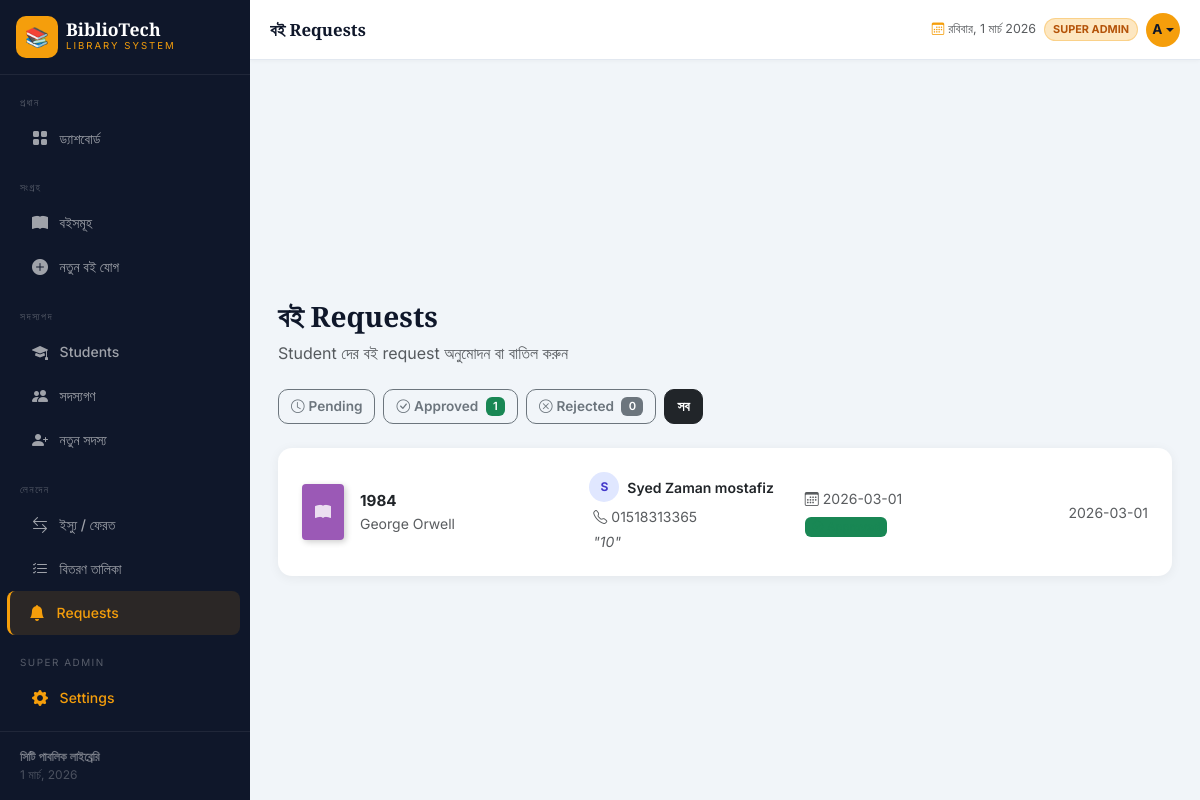
Page /requests?status=all (signed in) on the earlier database version.
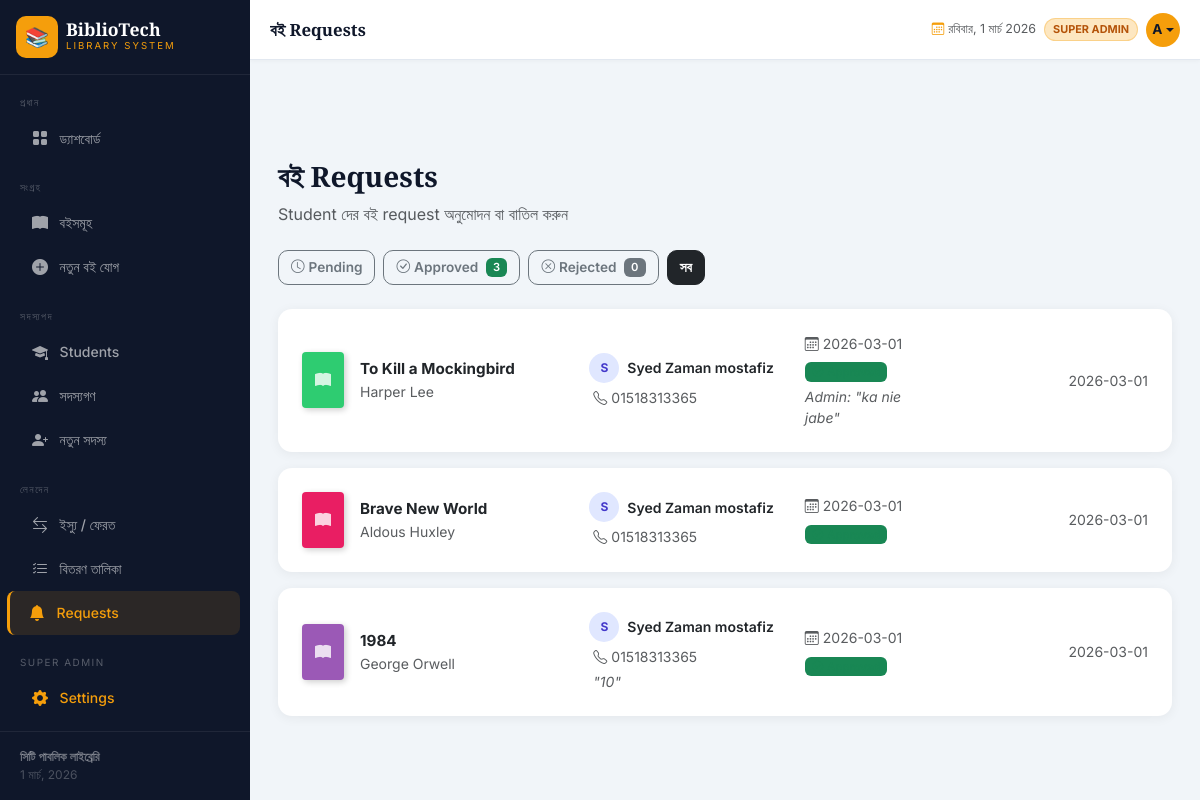
Same page on the later database version.
### tables this page shows
CREATE TABLE book_requests (
        id INTEGER PRIMARY KEY AUTOINCREMENT,
        book_id INTEGER NOT NULL, student_id INTEGER NOT NULL,
        student_note TEXT,
        request_date TEXT DEFAULT CURRENT_TIMESTAMP,
        status TEXT DEFAULT 'pending', admin_note TEXT, resolved_date TEXT,
        pdf_filename TEXT,
        FOREIGN KEY(book_id) REFERENCES books(id),
        FOREIGN KEY(student_id) REFERENCES students(id)
    );

CREATE TABLE books (
        id INTEGER PRIMARY KEY AUTOINCREMENT,
        title TEXT NOT NULL, author TEXT NOT NULL, isbn TEXT UNIQUE,
        genre TEXT, total_copies INTEGER DEFAULT 1, available_copies INTEGER DEFAULT 1,
        added_date TEXT DEFAULT CURRENT_TIMESTAMP, cover_color TEXT DEFAULT '#4A90D9'
    );

CREATE TABLE students (
        id INTEGER PRIMARY KEY AUTOINCREMENT,
        name TEXT NOT NULL,
        email TEXT UNIQUE NOT NULL,
        phone TEXT,
        password TEXT NOT NULL,
        reg_date TEXT DEFAULT CURRENT_TIMESTAMP,
        active INTEGER DEFAULT 1
    );

### app.py (the view)
@app.route('/requests')
@admin_required
def requests_list():
    status_filter = request.args.get('status', 'pending')
    conn = get_db()
    query  = '''SELECT br.*, b.title as book_title, b.cover_color, b.author,
                       s.name as student_name, s.email as student_email, s.phone as student_phone
                FROM book_requests br
                JOIN books b ON br.book_id=b.id
                JOIN students s ON br.student_id=s.id'''
    params = []
    if status_filter != 'all':
        query += ' WHERE br.status=?'
        params.append(status_filter)
    query += ' ORDER BY br.request_date DESC'
    reqs = conn.execute(query, params).fetchall()
    counts = {
        'pending':  conn.execute("SELECT COUNT(*) FROM book_requests WHERE status='pending'").fetchone()[0],
        'approved': conn.execute("SELECT COUNT(*) FROM book_requests WHERE status='approved'").fetchone()[0],
        'rejected': conn.execute("SELECT COUNT(*) FROM book_requests WHERE status='rejected'").fetchone()[0],
    }
    conn.close()
    return render_template('requests.html', requests=reqs, status_filter=status_filter, counts=counts)

### app.py (called while the page is built)
def admin_required(f):
    @wraps(f)
    def decorated(*args, **kwargs):
        if not session.get('logged_in'):
            flash('এই পেজটি দেখতে লগইন করুন।', 'info')
            return redirect(url_for('login', next=request.path))
        if not session.get('is_admin'):
            flash('এই কাজটি করার অনুমতি আপনার নেই।', 'error')
            return redirect(url_for('books'))
        return f(*args, **kwargs)
    return decorated

def get_db():
    conn = sqlite3.connect(DB_PATH)
    conn.row_factory = sqlite3.Row
    return conn

def get_settings():
    conn = get_db()
    rows = conn.execute('SELECT key, value FROM settings').fetchall()
    conn.close()
    return {row['key']: row['value'] for row in rows}

@app.context_processor
def inject_settings():
    return dict(site=get_settings())

### templates/requests.html (shortened to what the changed rows need)
{% extends 'base.html' %}
{% block content %}
<div class="d-flex justify-content-between align-items-start mb-4 page-header">
    <div>
        <h1>বই Requests</h1>
    </div>
</div>
<div class="d-flex gap-2 mb-4">
    <a href="{{ url_for('requests_list', status='approved') }}"
       class="btn {% if status_filter=='approved' %}btn-dark{% else %}btn-outline-secondary{% endif %}">
        <i class="bi bi-check-circle me-1"></i>Approved
        <span class="badge bg-success ms-1">{{ counts.approved }}</span>
    </a>
</div>
{% if requests %}
<div class="d-flex flex-column gap-3">
    {% for req in requests %}
    <div class="card content-card">
        <div class="card-body p-4">
            <div class="row align-items-center g-3">
                <div class="col-md-4">
                    <div class="d-flex align-items-center gap-3">
                        <div class="book-cover-sm flex-shrink-0" style="background:{{ req.cover_color }}; width:42px; height:56px; font-size:1rem">
                            <i class="bi bi-book-fill"></i>
                        </div>
                        <div>
                            <div class="fw-bold" style="font-size:.95rem">{{ req.book_title }}</div>
                            <div class="text-muted small">{{ req.author }}</div>
                        </div>
                    </div>
                </div>
                <div class="col-md-3">
                    <div class="d-flex align-items-center gap-2 mb-1">
                        <div class="member-av flex-shrink-0" style="background:#e0e7ff;color:#4338ca;width:30px;height:30px;font-size:.75rem">
                            {{ req.student_name[0].upper() }}
                        </div>
                        <span class="fw-semibold small">{{ req.student_name }}</span>
                    </div>
                    {% if req.student_phone %}
                    <div class="text-muted small ms-1"><i class="bi bi-telephone me-1"></i>{{ req.student_phone }}</div>
                    {% endif %}
                    {% if req.student_note %}
                    <div class="text-muted small ms-1 mt-1" style="font-style:italic">"{{ req.student_note }}"</div>
                    {% endif %}
                </div>
                <div class="col-md-2">
                    <div class="text-muted small mb-1"><i class="bi bi-calendar3 me-1"></i>{{ req.request_date[:10] }}</div>
                    {% if req.status == 'pending' %}
                    <span class="badge bg-warning bg-opacity-20 text-warning border border-warning border-opacity-25">
                        <i class="bi bi-clock me-1"></i>Pending
                    </span>
                    {% elif req.status == 'approved' %}
                    <span class="badge bg-success bg-opacity-15 text-success">
                        <i class="bi bi-check-circle me-1"></i>Approved
                    </span>
                    {% else %}
                    <span class="badge bg-danger bg-opacity-15 text-danger">
                        <i class="bi bi-x-circle me-1"></i>Rejected
                    </span>
                    {% endif %}
                    {% if req.admin_note %}
                    <div class="text-muted small mt-1" style="font-style:italic">Admin: "{{ req.admin_note }}"</div>
                    {% endif %}
                </div>
                <div class="col-md-3">
                    {% if req.status == 'pending' %}
                    <div class="d-flex gap-2 justify-content-end">
                        <button class="btn btn-sm btn-success"
                                data-bs-toggle="modal"
                                data-bs-target="#actionModal"
                                data-req-id="{{ req.id }}"
                                data-action="approve"
                                data-student="{{ req.student_name }}"
                                data-book="{{ req.book_title }}">
                            <i class="bi bi-check-lg me-1"></i>Approve
                        </button>
                        <button class="btn btn-sm btn-outline-danger"
                                data-bs-toggle="modal"
                                data-bs-target="#actionModal"
                                data-req-id="{{ req.id }}"
                                data-action="reject"
                                data-student="{{ req.student_name }}"
                                data-book="{{ req.book_title }}">
                            <i class="bi bi-x-lg me-1"></i>Reject
                        </button>
                    </div>
                    {% else %}
                    <div class="text-end text-muted small">{{ req.resolved_date or '' }}</div>
                    {% endif %}
                </div>
            </div>
        </div>
    </div>
    {% endfor %}
</div>
{% endif %}
{% endblock %}

Differences in the rows shown:
added book_requests: book_title "To Kill a Mockingbird", author "Harper Lee", name "S", student_name "Syed Zaman mostafiz", student_phone "01518313365", request_date "2026-03-01", status "approved" (drawn), admin_note "ka nie jabe", resolved_date "2026-03-01"
added book_requests: book_title "Brave New World", author "Aldous Huxley", name "S", student_name "Syed Zaman mostafiz", student_phone "01518313365", request_date "2026-03-01", status "approved" (drawn), resolved_date "2026-03-01"
Other differences:
{{ counts.approved }}: "1" → "3"
